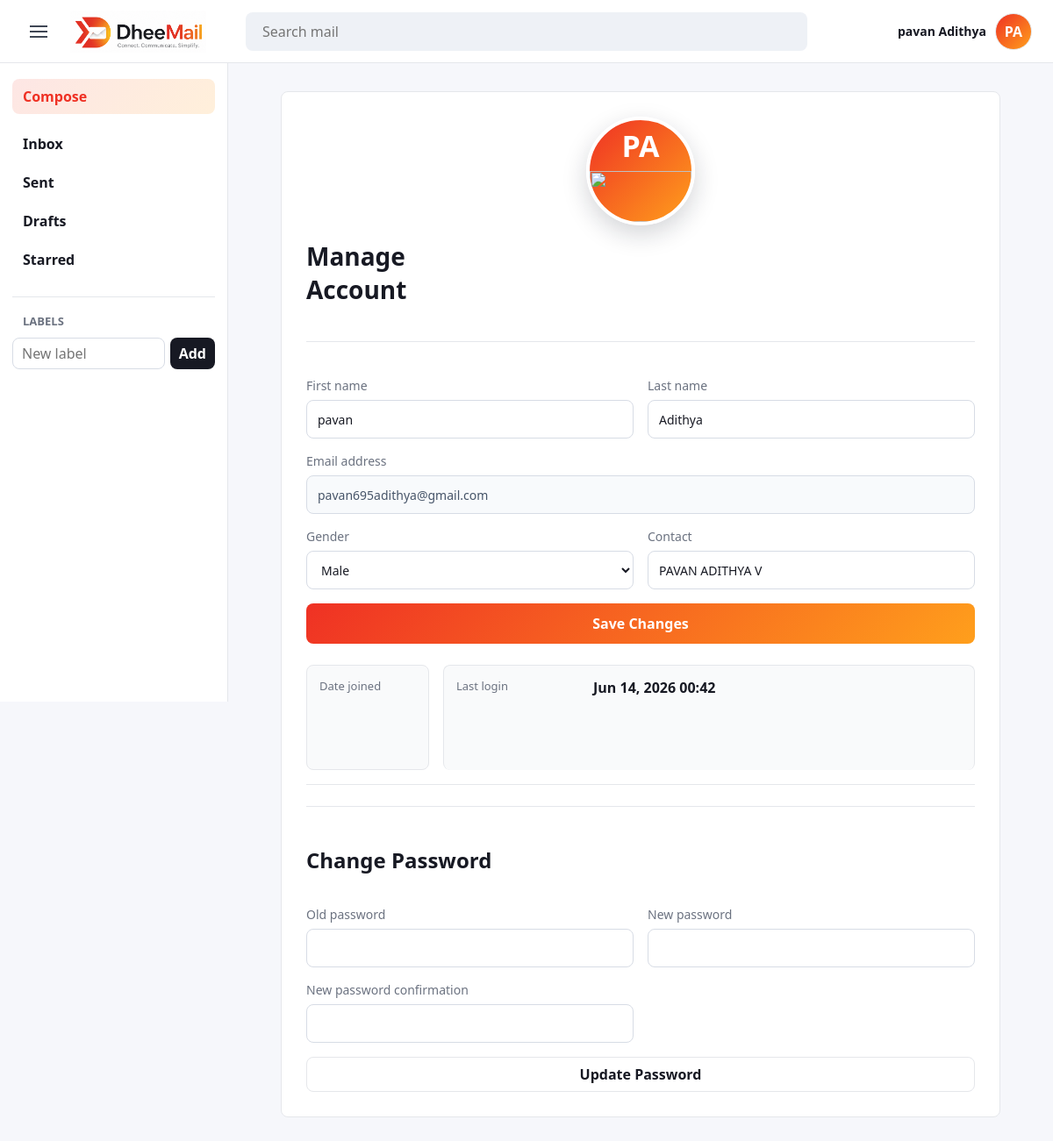
The app's page /account/ (signed in) with its own data.
### mailapp/models.py (models this page shows)
class User(AbstractUser):
    class Gender(models.TextChoices):
        FEMALE = "female", "Female"
        MALE = "male", "Male"
        OTHER = "other", "Other"
        PREFER_NOT_TO_SAY = "prefer_not_to_say", "Prefer not to say"
    avatar = models.ImageField(upload_to="avatars/", blank=True, null=True)
    gender = models.CharField(max_length=20, choices=Gender.choices, blank=True)
    contact = models.CharField(max_length=20, blank=True)
    def initials(self):
        name = self.get_full_name() or self.username
        return "".join(part[0].upper() for part in name.split()[:2]) or "U"

### mailapp/views.py (the view, shortened to what this page needs)
# urls.py: path("account/", views.manage_account, name="manage_account"),
@login_required
def manage_account(request):
    account_form = AccountForm(instance=request.user)
    password_form = PasswordChangeForm(user=request.user)
    return render(
        request,
        "mailapp/manage_account.html",
        {"account_form": account_form, "password_form": password_form},
    )

### mailapp/forms.py (shortened to what this page needs)
class LabelForm(forms.ModelForm):
    class Meta:
        model = Label
        fields = ("name",)
        widgets = {
            "name": forms.TextInput(attrs={"placeholder": "New label"}),
        }

class AccountForm(forms.ModelForm):
    class Meta:
        model = User
        fields = ("first_name", "last_name", "email", "avatar", "gender", "contact")
        widgets = {
            "email": forms.EmailInput(attrs={"readonly": "readonly", "class": "readonly-input"}),
            "avatar": forms.FileInput(attrs={"class": "visually-hidden", "data-avatar-input": True}),
        }

### mailapp/context_processors.py (called while the page is built)
def mail_sidebar(request):
    if not request.user.is_authenticated:
        return {}
    unread_count = (
        Recipient.objects.filter(user=request.user, has_read=False)
        .exclude(email__status=Email.Status.DELETED)
        .exclude(email__deleted_by=request.user)
        .distinct()
        .count()
    )
    return {
        "sidebar_unread_count": unread_count,
        "sidebar_labels": Label.objects.filter(owner=request.user),
        "sidebar_label_form": LabelForm(),
    }

### templates/mailapp/manage_account.html (shortened to what this page needs)
{% extends "base.html" %}
{% block content %}
<section class="account-panel account-panel--edit">
    <form method="post" enctype="multipart/form-data" class="account-form account-form--profile">
        <div class="account-hero">
            <button class="account-avatar-large" type="button" data-avatar-trigger aria-label="Change avatar">
                {% if user.avatar %}
                    <img src="{{ user.avatar.url }}" alt="{{ user.username }}" data-avatar-preview>
                {% else %}
                    <span data-avatar-fallback>{{ user.initials }}</span>
                    <img src="" alt="" data-avatar-preview hidden>
                {% endif %}
            </button>
            <h1>Manage Account</h1>
        </div>
        <label>
            <span>First name</span>
            {{ account_form.first_name }}
        </label>
        <label>
            <span>Last name</span>
            {{ account_form.last_name }}
        </label>
        <label class="field-full">
            <span>Email address</span>
            {{ account_form.email }}
        </label>
        <label>
            <span>Gender</span>
            {{ account_form.gender }}
        </label>
        <label>
            <span>Contact</span>
            {{ account_form.contact }}
        </label>
        <button class="primary-button field-full" type="submit">Save Changes</button>
    </form>
    <div class="account-readonly">
        <div>
            <span>Date joined</span>
            <strong>{{ user.date_joined|date:"M d, Y H:i" }}</strong>
        </div>
        <div>
            <span>Last login</span>
            <strong>{{ user.last_login|date:"M d, Y H:i"|default:"Not available" }}</strong>
        </div>
    </div>
    <form method="post" class="account-form password-form">
        <h2>Change Password</h2>
        {% for field in password_form %}
            <label>
                <span>{{ field.label }}</span>
                {{ field }}
            </label>
        {% endfor %}
        <button class="secondary-button" type="submit">Update Password</button>
    </form>
</section>
{% endblock %}

### templates/base.html (shortened to what this page needs)
{% load static %}
<!doctype html>
<html lang="en">
<head>
    <link rel="stylesheet" href="{% static 'mailapp/css/styles.css' %}">
</head>
<body>
    {% if user.is_authenticated %}
    <header class="topbar">
        <div class="topbar__left">
            <button class="icon-button" type="button" data-sidebar-toggle aria-label="Toggle sidebar">
                <span></span>
                <span></span>
                <span></span>
            </button>
            <a class="brand" href="{% url 'dashboard' %}" aria-label="DheeMail dashboard">
                <img src="{% static 'mailapp/img/dheemail-logo-top.png' %}" alt="DheeMail">
            </a>
        </div>
        <form class="search" role="search" data-search-url="{% url 'search_emails' %}" autocomplete="off">
            <input type="search" placeholder="Search mail" aria-label="Search mail" data-search-input>
        </form>
        <div class="avatar-menu">
            <span class="navbar-user-name">{{ user.get_full_name|default:user.username }}</span>
            <button class="avatar-button" type="button" aria-label="Account menu" aria-expanded="false" data-dropdown-toggle>
                {% if user.avatar %}
                    <img src="{{ user.avatar.url }}" alt="{{ user.username }}">
                {% else %}
                    <span>{{ user.initials }}</span>
                {% endif %}
            </button>
        </div>
    </header>
    {% endif %}
    {% if user.is_authenticated %}
    <div class="app-layout">
        <aside class="sidebar" aria-label="Mailbox navigation">
            <nav class="sidebar-nav">
                <a class="sidebar-compose {% if request.resolver_match.url_name == 'compose' %}is-active{% endif %}" href="{% url 'compose' %}">Compose</a>
                <a class="{% if request.resolver_match.url_name == 'inbox' %}is-active{% endif %}" href="{% url 'inbox' %}">
                    <span>Inbox</span>
                </a>
                <a class="{% if request.resolver_match.url_name == 'sent' %}is-active{% endif %}" href="{% url 'sent' %}">Sent</a>
                <a class="{% if request.resolver_match.url_name == 'drafts' %}is-active{% endif %}" href="{% url 'drafts' %}">Drafts</a>
                <a class="{% if request.resolver_match.url_name == 'starred' %}is-active{% endif %}" href="{% url 'starred' %}">Starred</a>
            </nav>
            <div class="sidebar-labels">
                <div class="sidebar-labels__title">Labels</div>
                <form method="post" action="{% url 'create_label' %}" class="sidebar-label-form">
                    {{ sidebar_label_form.name }}
                    <button type="submit">Add</button>
                </form>
            </div>
        </aside>
        <main class="page">
    {% else %}
        <main class="auth-page">
    {% endif %}
            {% block content %}{% endblock %}
        </main>
    {% if user.is_authenticated %}
    </div>
    {% endif %}
</body>
</html>

### records on screen
User: get_full_name "pavan Adithya", initials "PA", first_name "pavan", last_name "Adithya", email "pavan695adithya@gmail.com", gender "Male", contact "PAVAN ADITHYA V", last_login "Jun 14, 2026 00:42"

### other values on screen
{{ field.label }} "Old password" "New password" "New password confirmation"
